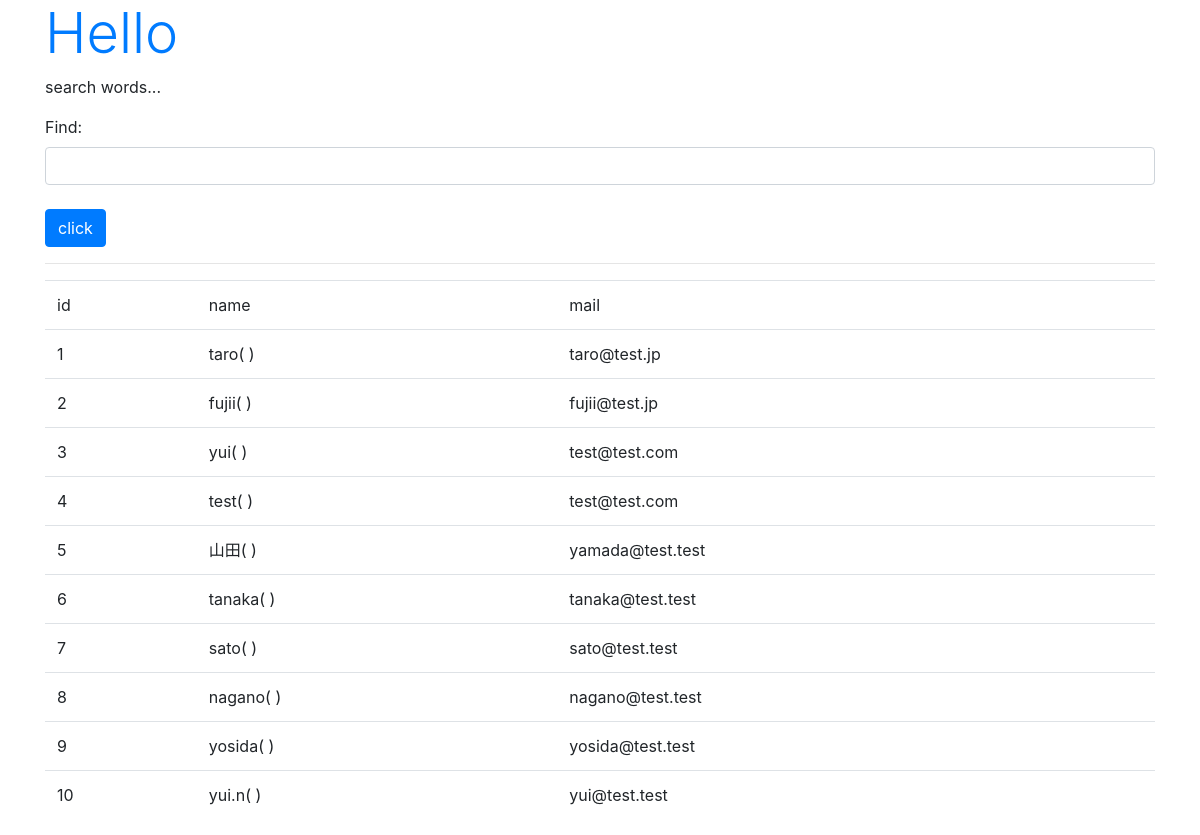
/hello/find, run on the app's committed database.
### hello/models.py (models this page shows, shortened)
class Friend(models.Model):
    name = models.CharField(max_length=100)
    mail = models.EmailField(max_length=200)
    gender = models.BooleanField()
    age = models.IntegerField(default=0)
    birthday = models.DateField()

### hello/views.py (the view)
# urls.py: path('find', views.find, name='find'),
def find(request):
    if (request.method == 'POST'):
        form = FindForm(request.POST)
        find = request.POST['find']
        data = Friend.objects.filter(name__contains=find)
        msg = 'Result: ' + str(data.count())
    else:
        msg = 'search words...'
        form = FindForm()
        data = Friend.objects.all()
    params = {
        'title': 'Hello',
        'message': msg,
        'form': form,
        'data': data,
    }
    return render(request, 'hello/find.html', params)

### hello/forms.py
class FindForm(forms.Form):
    find = forms.CharField(label='Find', required=False, widget=forms.TextInput(attrs={'class':'form-control'}))

### hello/templates/hello/find.html (shortened to what this page needs)
{% load static %}
<!DOCTYPE html>
<html lang="ja">
<head>
    <link rel="stylesheet"
    href="https://stackpath.bootstrapcdn.com/bootstrap/4.3.1/css/bootstrap.min.css"
>
</head>
<body class="container">
    <h1 class="display-4 text-primary">{{title}}</h1>
    <p>{{message|safe}}</p>
    <form action="{% url 'find' %}" method="POST">
        {{form.as_p}}
        <tr><th></th><td>
            <input type="submit" value="click" class="btn btn-primary mt-2">
        </td></tr>
    </form>
    <hr>
    <table class="table">
        <tr>
            <td>id</td>
            <td>name</td>
            <td>mail</td>
        </tr>
        {% for item in data %}
        <tr>
            <td>{{item.id}}</td>
            <td>{{item.name}}(  )</td>
            <td>{{item.mail}}</td>
        </tr>
        {% endfor %}
    </table>
</body>
</html>

### data on the page
Friend: id "1", name "taro", mail "taro@test.jp"
Friend: id "2", name "fujii", mail "fujii@test.jp"
Friend: id "3", name "yui", mail "test@test.com"
Friend: id "4", name "test", mail "test@test.com"
Friend: id "5", name "山田", mail "yamada@test.test"
Friend: id "6", name "tanaka", mail "tanaka@test.test"
Friend: id "7", name "sato", mail "sato@test.test"
Friend: id "8", name "nagano", mail "nagano@test.test"
Friend: id "9", name "yosida", mail "yosida@test.test"
Friend: id "10", name "yui.n", mail "yui@test.test"

### other printed values
{{ title }} "Hello"
{{ message|safe }} "search words..."
